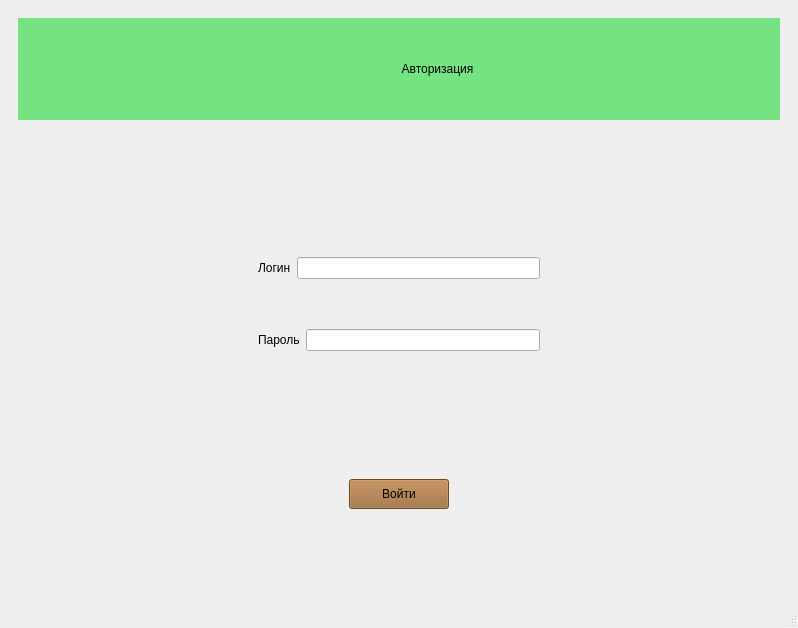
<?xml version="1.0" encoding="UTF-8"?>
<ui version="4.0">
 <class>MainWindow</class>
 <widget class="QMainWindow" name="MainWindow">
  <property name="geometry">
   <rect>
    <x>0</x>
    <y>0</y>
    <width>798</width>
    <height>628</height>
   </rect>
  </property>
  <property name="windowTitle">
   <string>Сезон</string>
  </property>
  <property name="windowIcon">
   <iconset>
    <normaloff>logo.png</normaloff>logo.png</iconset>
  </property>
  <widget class="QWidget" name="mainWidget">
   <layout class="QVBoxLayout" name="verticalLayout">
    <item>
     <widget class="QStackedWidget" name="stackedWidget">
      <property name="currentIndex">
       <number>0</number>
      </property>
      <widget class="QWidget" name="authPage">
       <layout class="QVBoxLayout" name="verticalLayout_4">
        <item>
         <widget class="QWidget" name="appBarAuthWidget" native="true">
          <property name="maximumSize">
           <size>
            <width>16777215</width>
            <height>102</height>
           </size>
          </property>
          <property name="styleSheet">
           <string notr="true">background-color: rgb(118, 227, 131)</string>
          </property>
          <layout class="QHBoxLayout" name="horizontalLayout_3">
           <property name="spacing">
            <number>0</number>
           </property>
           <property name="leftMargin">
            <number>0</number>
           </property>
           <property name="topMargin">
            <number>0</number>
           </property>
           <property name="rightMargin">
            <number>0</number>
           </property>
           <property name="bottomMargin">
            <number>0</number>
           </property>
           <item>
            <widget class="QLabel" name="logoAuth">
             <property name="sizePolicy">
              <sizepolicy hsizetype="Fixed" vsizetype="Fixed">
               <horstretch>0</horstretch>
               <verstretch>0</verstretch>
              </sizepolicy>
             </property>
             <property name="maximumSize">
              <size>
               <width>77</width>
               <height>102</height>
              </size>
             </property>
             <property name="text">
              <string/>
             </property>
             <property name="pixmap">
              <pixmap>logo.png</pixmap>
             </property>
             <property name="scaledContents">
              <bool>true</bool>
             </property>
            </widget>
           </item>
           <item>
            <widget class="QLabel" name="labelAuthTitle">
             <property name="maximumSize">
              <size>
               <width>16777215</width>
               <height>102</height>
              </size>
             </property>
             <property name="text">
              <string>Авторизация</string>
             </property>
             <property name="alignment">
              <set>Qt::AlignCenter</set>
             </property>
            </widget>
           </item>
          </layout>
         </widget>
        </item>
        <item>
         <widget class="QWidget" name="widget" native="true">
          <layout class="QVBoxLayout" name="verticalLayout_3">
           <item>
            <layout class="QHBoxLayout" name="horizontalLayoutAuth">
             <item>
              <widget class="QWidget" name="authWidget" native="true">
               <property name="maximumSize">
                <size>
                 <width>300</width>
                 <height>200</height>
                </size>
               </property>
               <property name="styleSheet">
                <string notr="true">background-color: rgb(118, 227, 131)#76e383</string>
               </property>
               <layout class="QVBoxLayout" name="verticalLayout_2">
                <item>
                 <layout class="QHBoxLayout" name="horizontalLayoutForLoginRow">
                  <item>
                   <widget class="QLabel" name="labelLogin">
                    <property name="text">
                     <string>Логин</string>
                    </property>
                   </widget>
                  </item>
                  <item>
                   <widget class="QLineEdit" name="lineEditLogin">
                    <property name="styleSheet">
                     <string notr="true"/>
                    </property>
                   </widget>
                  </item>
                 </layout>
                </item>
                <item>
                 <layout class="QHBoxLayout" name="horizontalLayoutForPasswordRow">
                  <item>
                   <widget class="QLabel" name="labelPassword">
                    <property name="text">
                     <string>Пароль</string>
                    </property>
                   </widget>
                  </item>
                  <item>
                   <widget class="QLineEdit" name="lineEditPassword"/>
                  </item>
                 </layout>
                </item>
               </layout>
              </widget>
             </item>
            </layout>
           </item>
           <item>
            <layout class="QHBoxLayout" name="horizontalLayoutButtonEntry">
             <item>
              <widget class="QPushButton" name="pushButtonEntry">
               <property name="maximumSize">
                <size>
                 <width>100</width>
                 <height>30</height>
                </size>
               </property>
               <property name="styleSheet">
                <string notr="true">background-color: rgb(153, 102, 51)</string>
               </property>
               <property name="text">
                <string>Войти</string>
               </property>
              </widget>
             </item>
            </layout>
           </item>
          </layout>
         </widget>
        </item>
       </layout>
      </widget>
      <widget class="QWidget" name="mainPage">
       <layout class="QVBoxLayout" name="verticalLayout_5">
        <item>
         <widget class="QWidget" name="appBarMainPageWidget" native="true">
          <property name="maximumSize">
           <size>
            <width>16777215</width>
            <height>102</height>
           </size>
          </property>
          <property name="styleSheet">
           <string notr="true">background-color: rgb(118, 227, 131)</string>
          </property>
          <layout class="QHBoxLayout" name="horizontalLayout_4">
           <property name="spacing">
            <number>0</number>
           </property>
           <property name="leftMargin">
            <number>0</number>
           </property>
           <property name="topMargin">
            <number>0</number>
           </property>
           <property name="rightMargin">
            <number>0</number>
           </property>
           <property name="bottomMargin">
            <number>0</number>
           </property>
           <item>
            <widget class="QLabel" name="logoMainPage">
             <property name="sizePolicy">
              <sizepolicy hsizetype="Fixed" vsizetype="Fixed">
               <horstretch>0</horstretch>
               <verstretch>0</verstretch>
              </sizepolicy>
             </property>
             <property name="maximumSize">
              <size>
               <width>77</width>
               <height>102</height>
              </size>
             </property>
             <property name="text">
              <string/>
             </property>
             <property name="pixmap">
              <pixmap>logo.png</pixmap>
             </property>
             <property name="scaledContents">
              <bool>true</bool>
             </property>
            </widget>
           </item>
           <item>
            <widget class="QLabel" name="labelMainPageTitle">
             <property name="maximumSize">
              <size>
               <width>16777215</width>
               <height>102</height>
              </size>
             </property>
             <property name="text">
              <string>Роль</string>
             </property>
             <property name="alignment">
              <set>Qt::AlignCenter</set>
             </property>
            </widget>
           </item>
          </layout>
         </widget>
        </item>
        <item>
         <widget class="QTabWidget" name="tabWidgetMainPage">
          <property name="styleSheet">
           <string notr="true"/>
          </property>
          <property name="currentIndex">
           <number>2</number>
          </property>
          <widget class="QWidget" name="tabSmeny">
           <attribute name="title">
            <string>Смены</string>
           </attribute>
           <layout class="QVBoxLayout" name="verticalLayout_7">
            <item>
             <widget class="QTableWidget" name="tableWidgetSmeny">
              <property name="styleSheet">
               <string notr="true">background-color: rgb(118, 227, 131)</string>
              </property>
             </widget>
            </item>
            <item>
             <layout class="QHBoxLayout" name="horizontalAddSmena">
              <item>
               <widget class="QPushButton" name="pushButtonAddSmena">
                <property name="maximumSize">
                 <size>
                  <width>200</width>
                  <height>16777215</height>
                 </size>
                </property>
                <property name="styleSheet">
                 <string notr="true">background-color: rgb(153, 102, 51)</string>
                </property>
                <property name="text">
                 <string>Добавить смену</string>
                </property>
               </widget>
              </item>
             </layout>
            </item>
           </layout>
          </widget>
          <widget class="QWidget" name="tabOrders">
           <attribute name="title">
            <string>Заказы</string>
           </attribute>
           <layout class="QVBoxLayout" name="verticalLayout_8">
            <item>
             <widget class="QTableWidget" name="tableWidgetOrders">
              <property name="styleSheet">
               <string notr="true">background-color: rgb(118, 227, 131)</string>
              </property>
             </widget>
            </item>
            <item>
             <layout class="QHBoxLayout" name="horizontalLayoutChangeStatus">
              <item>
               <widget class="QPushButton" name="pushButtonChangeStatus">
                <property name="maximumSize">
                 <size>
                  <width>200</width>
                  <height>16777215</height>
                 </size>
                </property>
                <property name="styleSheet">
                 <string notr="true">background-color: rgb(153, 102, 51)</string>
                </property>
                <property name="text">
                 <string>Изменить статус</string>
                </property>
               </widget>
              </item>
             </layout>
            </item>
            <item>
             <layout class="QHBoxLayout" name="horizontalLayoutCreateOrder">
              <item>
               <widget class="QPushButton" name="pushButtonCreateOrder">
                <property name="maximumSize">
                 <size>
                  <width>200</width>
                  <height>16777215</height>
                 </size>
                </property>
                <property name="styleSheet">
                 <string notr="true">background-color: rgb(153, 102, 51)</string>
                </property>
                <property name="text">
                 <string>Создать заказ</string>
                </property>
               </widget>
              </item>
             </layout>
            </item>
           </layout>
          </widget>
          <widget class="QWidget" name="tabEmployees">
           <attribute name="title">
            <string>Сотрудники</string>
           </attribute>
           <layout class="QVBoxLayout" name="verticalLayout_6">
            <item>
             <widget class="QTableWidget" name="tableWidgetEmployees">
              <property name="styleSheet">
               <string notr="true">background-color: rgb(118, 227, 131)</string>
              </property>
             </widget>
            </item>
            <item>
             <layout class="QHBoxLayout" name="horizontalLayoutAddEmployee">
              <item>
               <widget class="QPushButton" name="pushButtonAddEmployee">
                <property name="maximumSize">
                 <size>
                  <width>200</width>
                  <height>16777215</height>
                 </size>
                </property>
                <property name="styleSheet">
                 <string notr="true">background-color: rgb(153, 102, 51)</string>
                </property>
                <property name="text">
                 <string>Добавить сотрудника</string>
                </property>
               </widget>
              </item>
             </layout>
            </item>
            <item>
             <layout class="QHBoxLayout" name="horizontalLayoutDeleteEmployee">
              <item>
               <widget class="QPushButton" name="pushButtonDeleteEmployee">
                <property name="maximumSize">
                 <size>
                  <width>200</width>
                  <height>16777215</height>
                 </size>
                </property>
                <property name="styleSheet">
                 <string notr="true">background-color: rgb(153, 102, 51)</string>
                </property>
                <property name="text">
                 <string>Уволить сотрудника</string>
                </property>
               </widget>
              </item>
             </layout>
            </item>
           </layout>
          </widget>
         </widget>
        </item>
       </layout>
      </widget>
     </widget>
    </item>
   </layout>
  </widget>
  <widget class="QStatusBar" name="statusbar"/>
 </widget>
 <resources/>
 <connections/>
</ui>
